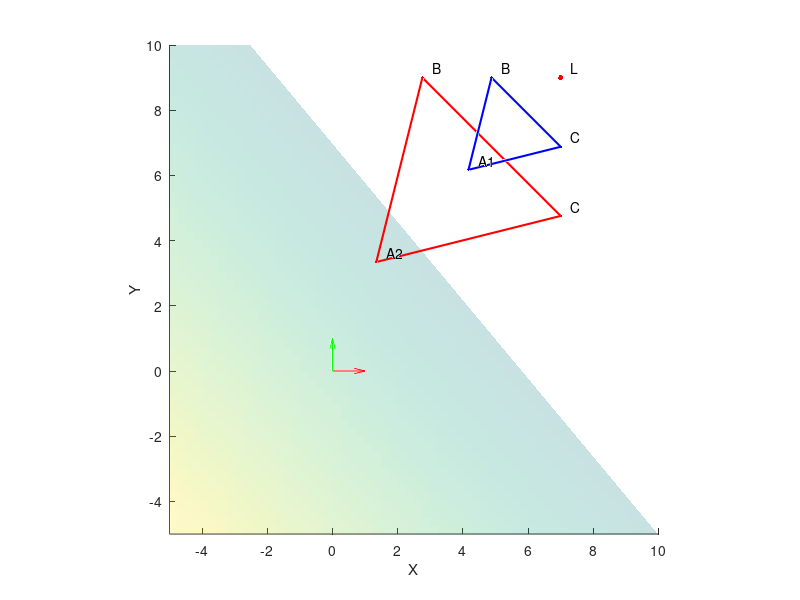

This figure's MATLAB source:
clear all
close all
clc

MIN_LIM = -5;
MAX_LIM = 10;
STEP = .25;

f = figure;
hold on
axis equal
xlim([MIN_LIM MAX_LIM])
ylim([MIN_LIM MAX_LIM])
zlim([MIN_LIM MAX_LIM])
xlabel('X')
ylabel('Y')
zlabel('Z')

% Plot origine assi
quiver3(0,0,0,1,0,0,'Color','r','autoscale','off')
quiver3(0,0,0,0,1,0,'Color','g','autoscale','off')
quiver3(0,0,0,0,0,1,'Color','b','autoscale','off')

% Definizione del punto di intersezione
L = [7 9 8];
plot3(L(1), L(2), L(3), '.r', 'MarkerSize', 12);
text(L(1) + .3, L(2) + .3, L(3) + .3, 'L');

% Definizione piano

% 1. Definizione punto nello spazio per il quale passa la retta
% che vincola l' "inclinazione" del piano rispetto a Z
line = [6 5 7];
% 2. Ricavare la matrice Z: l*x+m*y+n*z=0 -> %z=-(l*x+m*y)/n
[X, Y] = meshgrid(MIN_LIM:STEP:MAX_LIM, MIN_LIM:STEP:MAX_LIM);
Z = -(line(1) * X + line(2) * Y)/line(3);
surf(X, Y, Z, 'FaceAlpha', STEP, 'EdgeColor', 'none');

% Generazione triangoli
% -- vedere f6_line_3d --

% 1. Definizione punti
%  a. Direzione
dir = [1 1 0]; % rand?
dir = dir ./ norm(dir);
%  b. Parametro t
t1 = randi([-4 -2]);
t2 = t1 * 2;
A1 = L + t1 * dir;
A2 = L + t2 * dir;
plot3(A1(1), A1(2), A1(3), '.b', 'MarkerSize', 6);
text(A1(1) + .3, A1(2) + .3, A1(3) + .3, 'A1');
plot3(A2(1), A2(2), A2(3), '.r', 'MarkerSize', 6);
text(A2(1) + .3, A2(2) + .3, A2(3) + .3, 'A2');

%  a. Direzione
dir = [1 0 1]; % rand?
dir = dir ./ norm(dir);
%  b. Parametro t
t1 = randi([-4 -2]);
t2 = t1 * 2;
B1 = L + t1 * dir;
B2 = L + t2 * dir;
plot3(B1(1), B1(2), B1(3), '.b', 'MarkerSize', 6);
text(B1(1) + .3, B1(2) + .3, B1(3) + .3, 'B');
plot3(B2(1), B2(2), B2(3), '.r', 'MarkerSize', 6);
text(B2(1) + .3, B2(2) + .3, B2(3) + .3, 'B');

%  a. Direzione
dir = [0 1 1]; % rand?
dir = dir ./ norm(dir);
%  b. Parametro t
t1 = randi([-4 -2]);
t2 = t1 * 2;
C1 = L + t1 * dir;
C2 = L + t2 * dir;
plot3(C1(1), C1(2), C1(3), '.b', 'MarkerSize', 6);
text(C1(1) + .3, C1(2) + .3, C1(3) + .3, 'C');
plot3(C2(1), C2(2), C2(3), '.r', 'MarkerSize', 6);
text(C2(1) + .3, C2(2) + .3, C2(3) + .3, 'C');

% 2. Definizione segmenti
plot3([A1(1) B1(1) C1(1) A1(1)], [A1(2) B1(2) C1(2) A1(2)], [A1(3) B1(3) C1(3) A1(3)], '-b', 'LineWidth', 1.5);
plot3([A2(1) B2(1) C2(1) A2(1)], [A2(2) B2(2) C2(2) A2(2)], [A2(3) B2(3) C2(3) A2(3)], '-r', 'LineWidth', 1.5);
